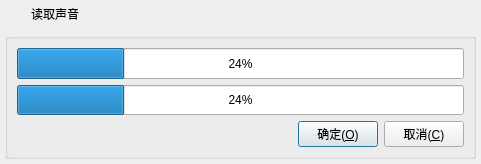
<?xml version="1.0" encoding="UTF-8"?>
<ui version="4.0">
 <class>FrmReadSoundProcess</class>
 <widget class="QDialog" name="FrmReadSoundProcess">
  <property name="geometry">
   <rect>
    <x>0</x>
    <y>0</y>
    <width>481</width>
    <height>164</height>
   </rect>
  </property>
  <property name="windowTitle">
   <string>进度</string>
  </property>
  <layout class="QGridLayout" name="gridLayout">
   <property name="leftMargin">
    <number>0</number>
   </property>
   <property name="topMargin">
    <number>0</number>
   </property>
   <property name="rightMargin">
    <number>0</number>
   </property>
   <property name="bottomMargin">
    <number>0</number>
   </property>
   <property name="spacing">
    <number>0</number>
   </property>
   <item row="0" column="0">
    <widget class="QWidget" name="widget_title" native="true">
     <property name="sizePolicy">
      <sizepolicy hsizetype="Preferred" vsizetype="Fixed">
       <horstretch>0</horstretch>
       <verstretch>0</verstretch>
      </sizepolicy>
     </property>
     <property name="minimumSize">
      <size>
       <width>100</width>
       <height>28</height>
      </size>
     </property>
     <layout class="QHBoxLayout" name="horizontalLayout_2">
      <property name="spacing">
       <number>0</number>
      </property>
      <property name="leftMargin">
       <number>0</number>
      </property>
      <property name="topMargin">
       <number>0</number>
      </property>
      <property name="rightMargin">
       <number>0</number>
      </property>
      <property name="bottomMargin">
       <number>0</number>
      </property>
      <item>
       <widget class="QLabel" name="lab_Ico">
        <property name="sizePolicy">
         <sizepolicy hsizetype="Minimum" vsizetype="Preferred">
          <horstretch>0</horstretch>
          <verstretch>0</verstretch>
         </sizepolicy>
        </property>
        <property name="minimumSize">
         <size>
          <width>31</width>
          <height>0</height>
         </size>
        </property>
        <property name="text">
         <string/>
        </property>
        <property name="alignment">
         <set>Qt::AlignCenter</set>
        </property>
       </widget>
      </item>
      <item>
       <widget class="QLabel" name="lab_Title">
        <property name="sizePolicy">
         <sizepolicy hsizetype="Expanding" vsizetype="Preferred">
          <horstretch>0</horstretch>
          <verstretch>0</verstretch>
         </sizepolicy>
        </property>
        <property name="styleSheet">
         <string notr="true">font: 10pt &quot;微软雅黑&quot;;</string>
        </property>
        <property name="text">
         <string>读取声音</string>
        </property>
        <property name="alignment">
         <set>Qt::AlignLeading|Qt::AlignLeft|Qt::AlignVCenter</set>
        </property>
       </widget>
      </item>
      <item>
       <widget class="QWidget" name="widget_menu" native="true">
        <property name="sizePolicy">
         <sizepolicy hsizetype="Minimum" vsizetype="Preferred">
          <horstretch>0</horstretch>
          <verstretch>0</verstretch>
         </sizepolicy>
        </property>
        <layout class="QHBoxLayout" name="horizontalLayout">
         <property name="spacing">
          <number>0</number>
         </property>
         <property name="leftMargin">
          <number>0</number>
         </property>
         <property name="topMargin">
          <number>0</number>
         </property>
         <property name="rightMargin">
          <number>0</number>
         </property>
         <property name="bottomMargin">
          <number>0</number>
         </property>
         <item>
          <widget class="QPushButton" name="btnMenu_Close">
           <property name="sizePolicy">
            <sizepolicy hsizetype="Minimum" vsizetype="Expanding">
             <horstretch>0</horstretch>
             <verstretch>0</verstretch>
            </sizepolicy>
           </property>
           <property name="minimumSize">
            <size>
             <width>40</width>
             <height>0</height>
            </size>
           </property>
           <property name="cursor">
            <cursorShape>ArrowCursor</cursorShape>
           </property>
           <property name="focusPolicy">
            <enum>Qt::NoFocus</enum>
           </property>
           <property name="toolTip">
            <string>关闭</string>
           </property>
           <property name="text">
            <string/>
           </property>
           <property name="flat">
            <bool>true</bool>
           </property>
          </widget>
         </item>
        </layout>
       </widget>
      </item>
     </layout>
    </widget>
   </item>
   <item row="1" column="0">
    <widget class="QWidget" name="widget_main" native="true">
     <property name="styleSheet">
      <string notr="true">font: 11pt &quot;微软雅黑&quot;;</string>
     </property>
     <layout class="QVBoxLayout" name="verticalLayout_2">
      <property name="spacing">
       <number>5</number>
      </property>
      <property name="leftMargin">
       <number>5</number>
      </property>
      <property name="topMargin">
       <number>5</number>
      </property>
      <property name="rightMargin">
       <number>5</number>
      </property>
      <property name="bottomMargin">
       <number>5</number>
      </property>
      <item>
       <widget class="QGroupBox" name="groupBox">
        <property name="title">
         <string/>
        </property>
        <layout class="QGridLayout" name="gridLayout_2">
         <item row="1" column="0">
          <layout class="QVBoxLayout" name="verticalLayout">
           <item>
            <widget class="QProgressBar" name="pBarMain">
             <property name="sizePolicy">
              <sizepolicy hsizetype="Expanding" vsizetype="Expanding">
               <horstretch>0</horstretch>
               <verstretch>0</verstretch>
              </sizepolicy>
             </property>
             <property name="value">
              <number>24</number>
             </property>
            </widget>
           </item>
           <item>
            <widget class="QProgressBar" name="progressBar">
             <property name="sizePolicy">
              <sizepolicy hsizetype="Expanding" vsizetype="Expanding">
               <horstretch>0</horstretch>
               <verstretch>0</verstretch>
              </sizepolicy>
             </property>
             <property name="value">
              <number>24</number>
             </property>
            </widget>
           </item>
           <item>
            <layout class="QHBoxLayout" name="horizontalLayout_3">
             <item>
              <spacer name="horizontalSpacer">
               <property name="orientation">
                <enum>Qt::Horizontal</enum>
               </property>
               <property name="sizeHint" stdset="0">
                <size>
                 <width>40</width>
                 <height>20</height>
                </size>
               </property>
              </spacer>
             </item>
             <item>
              <widget class="QPushButton" name="btnOk">
               <property name="cursor">
                <cursorShape>PointingHandCursor</cursorShape>
               </property>
               <property name="focusPolicy">
                <enum>Qt::StrongFocus</enum>
               </property>
               <property name="styleSheet">
                <string notr="true"/>
               </property>
               <property name="text">
                <string>确定(&amp;O)</string>
               </property>
               <property name="icon">
                <iconset resource="rc.qrc">
                 <normaloff>:/image/update.png</normaloff>:/image/update.png</iconset>
               </property>
               <property name="iconSize">
                <size>
                 <width>20</width>
                 <height>20</height>
                </size>
               </property>
              </widget>
             </item>
             <item>
              <widget class="QPushButton" name="btnCancel">
               <property name="cursor">
                <cursorShape>PointingHandCursor</cursorShape>
               </property>
               <property name="focusPolicy">
                <enum>Qt::StrongFocus</enum>
               </property>
               <property name="styleSheet">
                <string notr="true"/>
               </property>
               <property name="text">
                <string>取消(&amp;C)</string>
               </property>
               <property name="icon">
                <iconset resource="rc.qrc">
                 <normaloff>:/image/close.png</normaloff>:/image/close.png</iconset>
               </property>
               <property name="iconSize">
                <size>
                 <width>20</width>
                 <height>20</height>
                </size>
               </property>
              </widget>
             </item>
            </layout>
           </item>
          </layout>
         </item>
        </layout>
       </widget>
      </item>
     </layout>
    </widget>
   </item>
  </layout>
 </widget>
 <resources>
  <include location="rc.qrc"/>
 </resources>
 <connections/>
</ui>
